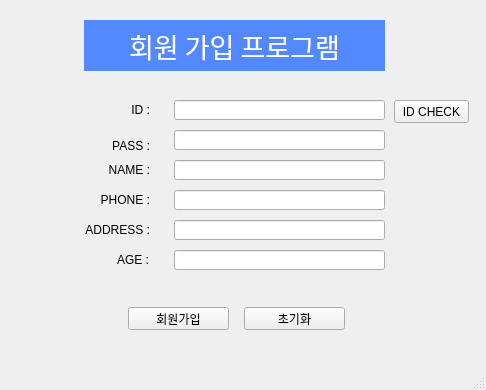
<?xml version="1.0" encoding="UTF-8"?>
<ui version="4.0">
 <class>MainWindow</class>
 <widget class="QMainWindow" name="MainWindow">
  <property name="geometry">
   <rect>
    <x>0</x>
    <y>0</y>
    <width>486</width>
    <height>390</height>
   </rect>
  </property>
  <property name="windowTitle">
   <string>MainWindow</string>
  </property>
  <widget class="QWidget" name="centralwidget">
   <widget class="QLabel" name="label">
    <property name="geometry">
     <rect>
      <x>84</x>
      <y>20</y>
      <width>301</width>
      <height>51</height>
     </rect>
    </property>
    <property name="font">
     <font>
      <family>휴먼엑스포</family>
      <pointsize>20</pointsize>
     </font>
    </property>
    <property name="styleSheet">
     <string notr="true">background-color:rgb(82, 137, 255);
color: rgb(255, 255, 255);</string>
    </property>
    <property name="text">
     <string>회원 가입 프로그램</string>
    </property>
    <property name="alignment">
     <set>Qt::AlignCenter</set>
    </property>
   </widget>
   <widget class="QLabel" name="label_2">
    <property name="geometry">
     <rect>
      <x>94</x>
      <y>104</y>
      <width>56</width>
      <height>12</height>
     </rect>
    </property>
    <property name="text">
     <string>ID :</string>
    </property>
    <property name="alignment">
     <set>Qt::AlignRight|Qt::AlignTrailing|Qt::AlignVCenter</set>
    </property>
   </widget>
   <widget class="QLineEdit" name="memberid_edit">
    <property name="geometry">
     <rect>
      <x>174</x>
      <y>100</y>
      <width>211</width>
      <height>20</height>
     </rect>
    </property>
   </widget>
   <widget class="QLabel" name="label_3">
    <property name="geometry">
     <rect>
      <x>94</x>
      <y>140</y>
      <width>56</width>
      <height>12</height>
     </rect>
    </property>
    <property name="text">
     <string>PASS :</string>
    </property>
    <property name="alignment">
     <set>Qt::AlignRight|Qt::AlignTrailing|Qt::AlignVCenter</set>
    </property>
   </widget>
   <widget class="QLineEdit" name="memberpw_edit">
    <property name="geometry">
     <rect>
      <x>174</x>
      <y>130</y>
      <width>211</width>
      <height>20</height>
     </rect>
    </property>
   </widget>
   <widget class="QLineEdit" name="name_edit">
    <property name="geometry">
     <rect>
      <x>174</x>
      <y>160</y>
      <width>211</width>
      <height>20</height>
     </rect>
    </property>
   </widget>
   <widget class="QLabel" name="label_4">
    <property name="geometry">
     <rect>
      <x>94</x>
      <y>164</y>
      <width>56</width>
      <height>12</height>
     </rect>
    </property>
    <property name="text">
     <string>NAME :</string>
    </property>
    <property name="alignment">
     <set>Qt::AlignRight|Qt::AlignTrailing|Qt::AlignVCenter</set>
    </property>
   </widget>
   <widget class="QLineEdit" name="phone_edit">
    <property name="geometry">
     <rect>
      <x>174</x>
      <y>190</y>
      <width>211</width>
      <height>20</height>
     </rect>
    </property>
   </widget>
   <widget class="QLabel" name="label_5">
    <property name="geometry">
     <rect>
      <x>94</x>
      <y>194</y>
      <width>56</width>
      <height>12</height>
     </rect>
    </property>
    <property name="text">
     <string>PHONE :</string>
    </property>
    <property name="alignment">
     <set>Qt::AlignRight|Qt::AlignTrailing|Qt::AlignVCenter</set>
    </property>
   </widget>
   <widget class="QLineEdit" name="address_edit">
    <property name="geometry">
     <rect>
      <x>174</x>
      <y>220</y>
      <width>211</width>
      <height>20</height>
     </rect>
    </property>
   </widget>
   <widget class="QLabel" name="label_6">
    <property name="geometry">
     <rect>
      <x>69</x>
      <y>220</y>
      <width>81</width>
      <height>20</height>
     </rect>
    </property>
    <property name="text">
     <string>ADDRESS :</string>
    </property>
    <property name="alignment">
     <set>Qt::AlignRight|Qt::AlignTrailing|Qt::AlignVCenter</set>
    </property>
   </widget>
   <widget class="QLabel" name="label_7">
    <property name="geometry">
     <rect>
      <x>68</x>
      <y>250</y>
      <width>81</width>
      <height>20</height>
     </rect>
    </property>
    <property name="text">
     <string>AGE :</string>
    </property>
    <property name="alignment">
     <set>Qt::AlignRight|Qt::AlignTrailing|Qt::AlignVCenter</set>
    </property>
   </widget>
   <widget class="QLineEdit" name="age_edit">
    <property name="geometry">
     <rect>
      <x>174</x>
      <y>250</y>
      <width>211</width>
      <height>20</height>
     </rect>
    </property>
   </widget>
   <widget class="QPushButton" name="join_btn">
    <property name="geometry">
     <rect>
      <x>128</x>
      <y>307</y>
      <width>101</width>
      <height>23</height>
     </rect>
    </property>
    <property name="text">
     <string>회원가입</string>
    </property>
   </widget>
   <widget class="QPushButton" name="reset_btn">
    <property name="geometry">
     <rect>
      <x>244</x>
      <y>307</y>
      <width>101</width>
      <height>23</height>
     </rect>
    </property>
    <property name="text">
     <string>초기화</string>
    </property>
   </widget>
   <widget class="QPushButton" name="idcheck_btn">
    <property name="geometry">
     <rect>
      <x>394</x>
      <y>100</y>
      <width>75</width>
      <height>23</height>
     </rect>
    </property>
    <property name="text">
     <string>ID CHECK</string>
    </property>
   </widget>
  </widget>
  <widget class="QMenuBar" name="menubar">
   <property name="geometry">
    <rect>
     <x>0</x>
     <y>0</y>
     <width>486</width>
     <height>21</height>
    </rect>
   </property>
  </widget>
  <widget class="QStatusBar" name="statusbar"/>
 </widget>
 <resources/>
 <connections/>
</ui>
